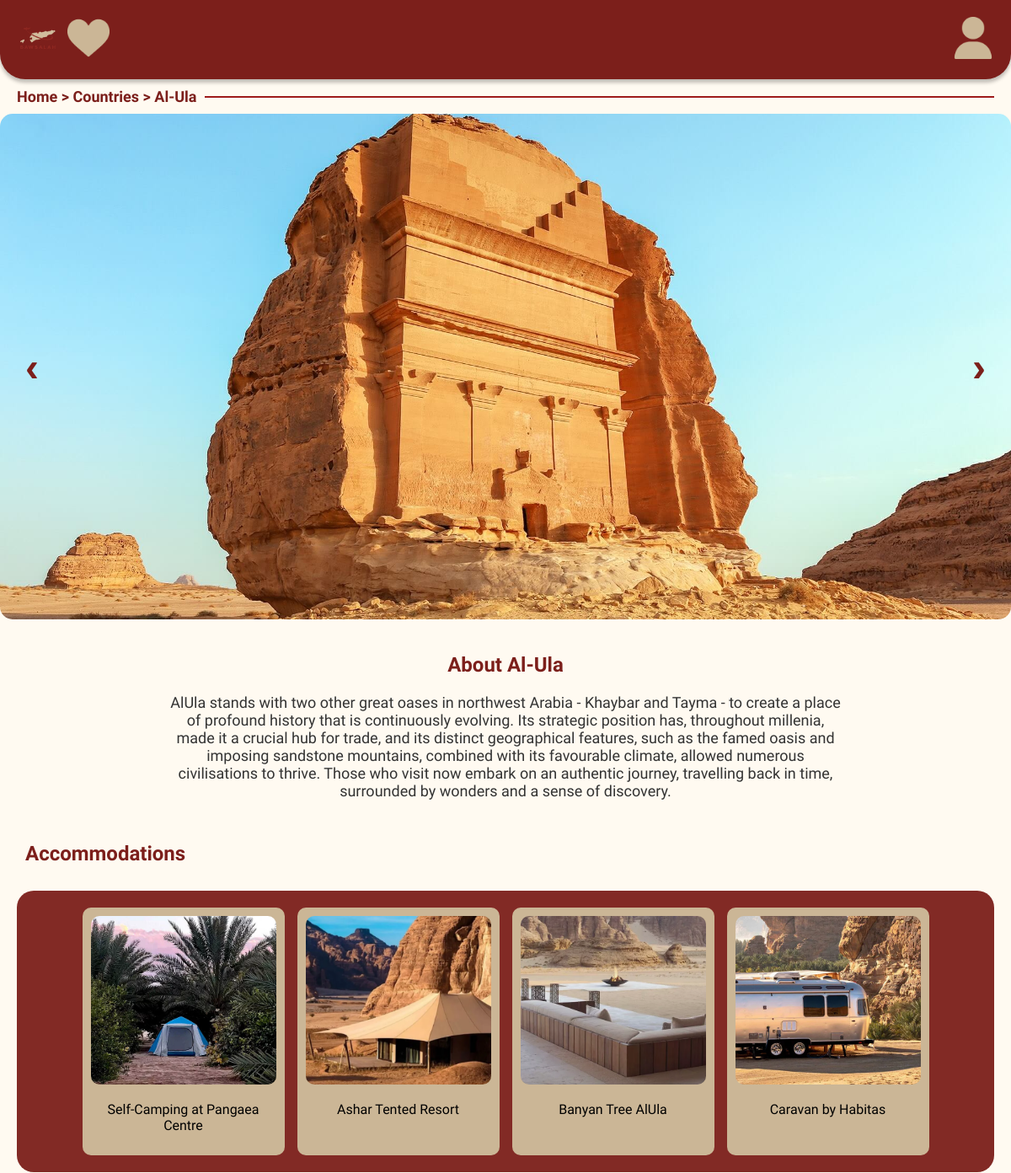
The page /Cities.php?name=Al-Ula (upper part) on the database as committed earlier.
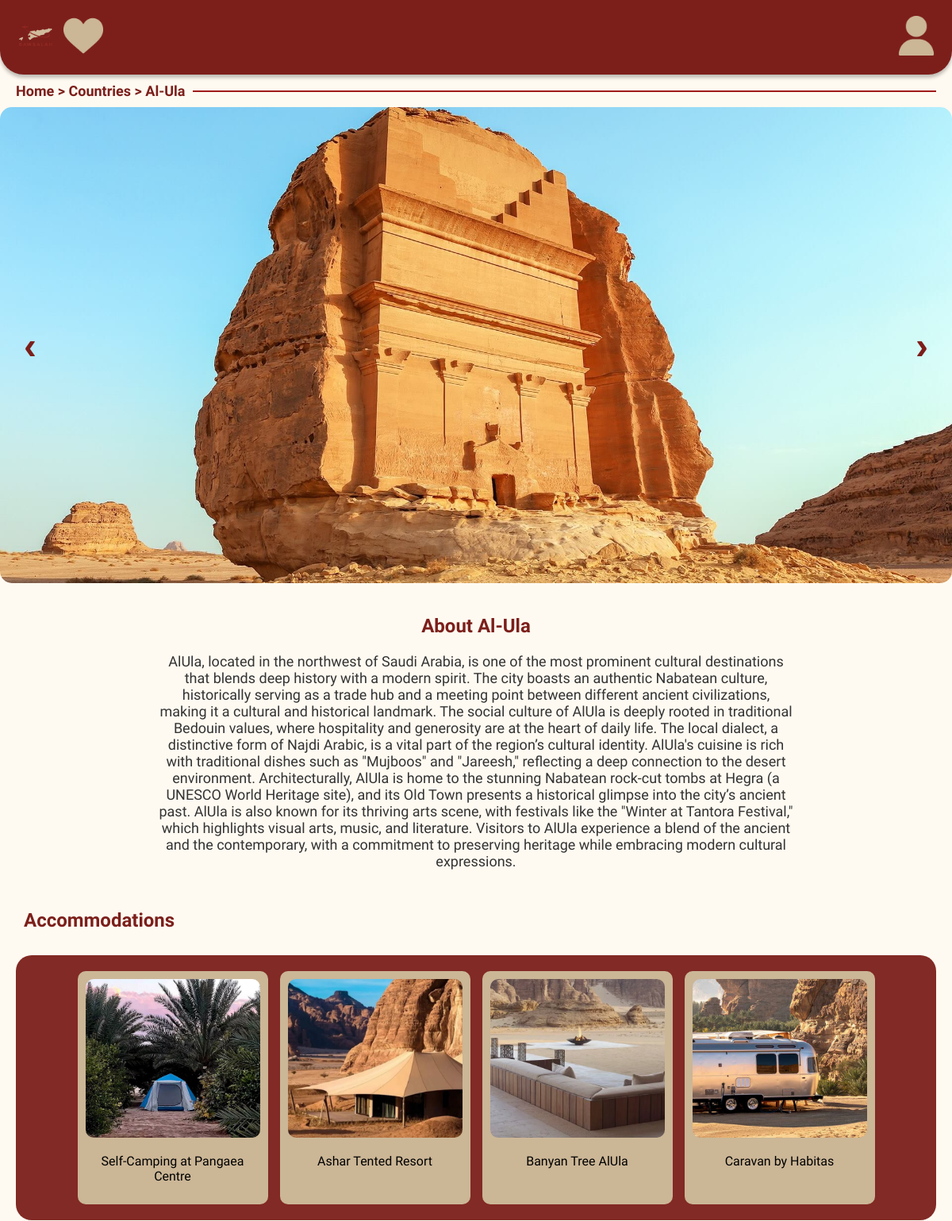
The same page on the database as committed later.
### tables this page shows
CREATE TABLE `city` (
  `cityID` int NOT NULL,
  `name` varchar(50) NOT NULL,
  `description` text NOT NULL,
  `image` varchar(255) NOT NULL,
  `countryID` int NOT NULL
);

CREATE TABLE `destination` (
  `destinationID` int NOT NULL,
  `name` varchar(60) NOT NULL,
  `image` varchar(255) NOT NULL,
  `categoryID` int NOT NULL,
  `cityID` int NOT NULL
);

### Cities.php (the view, shortened to what this page needs)
<?php
include 'db_connection.php';
$cityName = $_GET['name'];
$cityStmt = $conn->prepare("SELECT cityID, description FROM city WHERE name = ?");
$cityStmt->bind_param("s", $cityName);
$cityStmt->execute();
$cityResult = $cityStmt->get_result();
$cityData = $cityResult->fetch_assoc();
$cityID = $cityData['cityID'];
$cityDescription = $cityData['description'];
$landscapeImages = [];
$landscapeStmt = $conn->prepare("SELECT image FROM landscape WHERE cityID = ?");
$landscapeStmt->bind_param("i", $cityID);
$landscapeStmt->execute();
$landscapeResult = $landscapeStmt->get_result();
while ($row = $landscapeResult->fetch_assoc()) {
    $landscapeImages[] = $row['image'];
}
$categoryResult = $conn->query("SELECT categoryID, name FROM category");
$categories = [];
while ($row = $categoryResult->fetch_assoc()) {
    $categories[$row['categoryID']] = $row['name'];
}
$destQuery = "SELECT name, image, categoryID FROM destination WHERE cityID = $cityID";
$destResult = $conn->query($destQuery);
$destinationsByCategory = [];
while ($row = $destResult->fetch_assoc()) {
    $catID = $row['categoryID'];
    $destinationsByCategory[$catID][] = [
        'name' => $row['name'],
        'image' => $row['image']
    ];
}
?>
<!DOCTYPE html>
<html lang="en">
<head>
</head>
<body>
<header class="header">
    <div class="logo-container">
        <a href="Bawhome.php"><img src="images/logo.png" alt="Logo" class="nav-icon"></a>
        <a href="favorites.php"><img src="images/heart.png" alt="Heart" class="nav-icon"></a>
    </div>
    <a href="profile.php"><img src="images/profile_color.png" alt="Profile" class="nav-icon"></a>
</header>
<nav class="breadcrumb-nav">
    <span>
        <a href="Bawhome.php">Home</a> &gt;
        <a href="Countries.php">Countries</a> &gt;
        <?= htmlspecialchars($cityName) ?>
    </span>
    <div class="divider"></div>
</nav>
<section class="carousel-container">
    <div class="carousel" id="carousel">
        <?php foreach ($landscapeImages as $index => $img): ?>
            <img src="images/<?= htmlspecialchars($img) ?>" class="<?= $index === 0 ? 'active' : '' ?>">
        <?php endforeach; ?>
    </div>
    <button class="prev" onclick="moveSlide(-1)">‹</button>
    <button class="next" onclick="moveSlide(1)">›</button>
</section>
<section class="about-section">
    <h2>About <?= htmlspecialchars($cityName) ?></h2>
    <p><?= htmlspecialchars($cityDescription) ?></p>
</section>
<?php foreach ($destinationsByCategory as $categoryID => $items): ?>
    <h3 class="category-title"><?= htmlspecialchars($categories[$categoryID]) ?></h3>
    <div class="category-grid">
        <?php foreach ($items as $item): ?>
            <div class="category-card">
                <img src="images/<?= htmlspecialchars($item['image']) ?>" alt="<?= htmlspecialchars($item['name']) ?>">
                <p><?= htmlspecialchars($item['name']) ?></p>
            </div>
        <?php endforeach; ?>
    </div>
<?php endforeach; ?>
</body>
</html>

### Cities.php (style rules this page uses)
body { font-family: 'Chenla', sans-serif; margin: 0; padding: 0; background-color: #fffaf1; }
.header, .footer { background-color: #7C1F1B; padding: 20px; display: flex; justify-content: space-between; align-items: center; border-radius: 0 0 30px 30px; box-shadow: 0px 4px 4px rgba(0, 0, 0, 0.25); }
.logo-container { display: flex; align-items: center; gap: 10px; }
.nav-icon { width: 50px; transition: transform 0.3s ease; }
.breadcrumb-nav { display: flex; align-items: center; padding: 10px 20px; font-size: 18px; color: #7C1F1B; font-weight: bold; }
.breadcrumb-nav a { color: #7C1F1B; text-decoration: none; }
.divider { flex-grow: 1; height: 2px; background-color: #9E1A1A; margin-left: 10px; }
.carousel-container { position: relative; width: 100%; height: 600px; overflow: hidden; border-radius: 15px; display: flex; justify-content: center; align-items: center; }
.carousel { width: 100%; height: 100%; position: relative; }
.carousel img { width: 100%; height: 100%; object-fit: cover; display: none; }
.carousel img.active { display: block; }
.prev, .next { position: absolute; top: 50%; transform: translateY(-50%); background: none; color: #7C1F1B; border: none; padding: 10px 20px; font-size: 48px; font-weight: bold; cursor: pointer; z-index: 2; }
.prev { left: 10px; }
.next { right: 10px; }
.about-section { padding: 20px; text-align: center; }
.about-section h2 { color: #7C1F1B; }
.about-section p { font-size: 18px; color: #333; max-width: 800px; margin: auto; }
.category-title { font-size: 24px; color: #7C1F1B; padding: 10px; text-align: left; margin: 20px; }
.category-grid { display: flex; flex-wrap: wrap; justify-content: center; gap: 15px; padding: 20px; background-color: rgba(124, 31, 27, 0.95); border-radius: 20px; margin: 20px; }
.category-card { background-color: #cbb696; padding: 10px; border-radius: 10px; text-align: center; width: 220px; transition: transform 0.3s ease-in-out; }
.category-card img { width: 100%; height: 200px; object-fit: cover; border-radius: 10px; }

Rows that differ between the two databases and show on the page:
changed city: description "AlUla stands with two other great oases in northwest Arabia - Khaybar and Tayma - to create a place of profound history that is continuously evolving. Its strategic position has, throughout millenia, made it a crucial hub for trade, and its distinct geographical features, such as the famed oasis and imposing sandstone mountains, combined with its favourable climate, allowed numerous civilisations to thrive. Those who visit now embark on an authentic journey, travelling back in time, surrounded by wonders and a sense of discovery." → "AlUla, located in the northwest of Saudi Arabia, is one of the most prominent cultural destinations that blends deep history with a modern spirit. The city boasts an authentic Nabatean culture, historically serving as a trade hub and a meeting point between different ancient civilizations, making it a cultural and historical landmark. The social culture of AlUla is deeply rooted in traditional Bedouin values, where hospitality and generosity are at the heart of daily life. The local dialect, a distinctive form of Najdi Arabic, is a vital part of the region’s cultural identity. AlUla's cuisine is rich with traditional dishes such as \"Mujboos\" and \"Jareesh,\" reflecting a deep connection to…"
